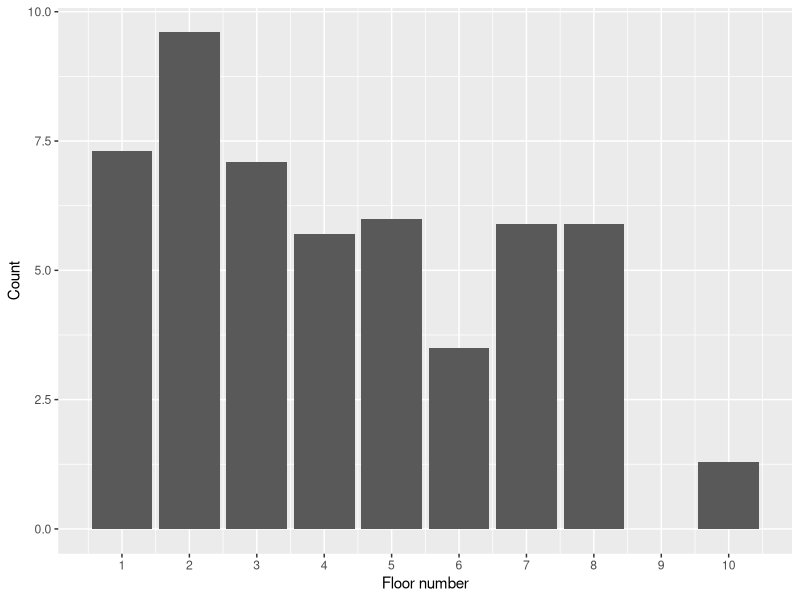
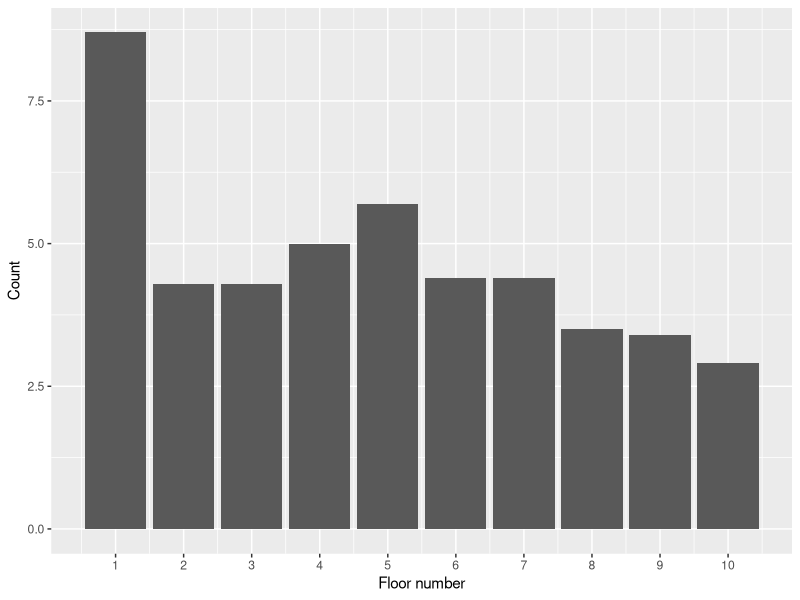
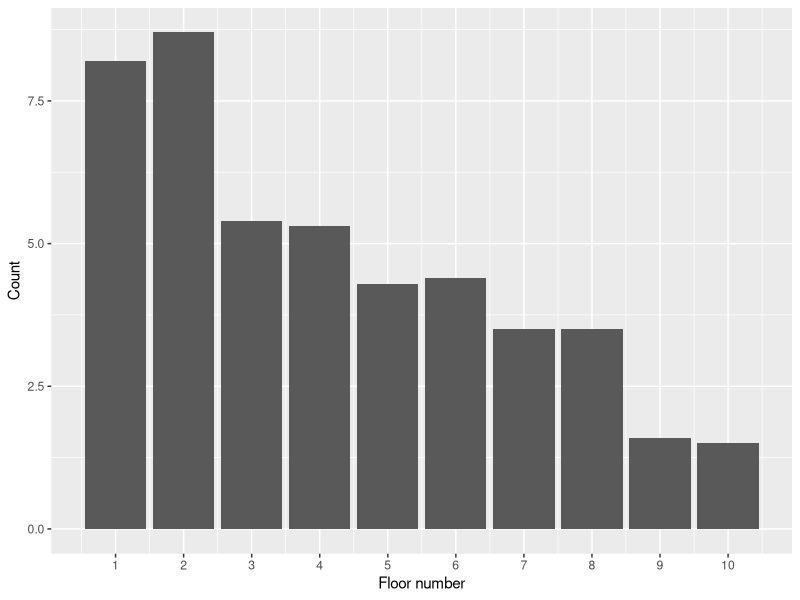
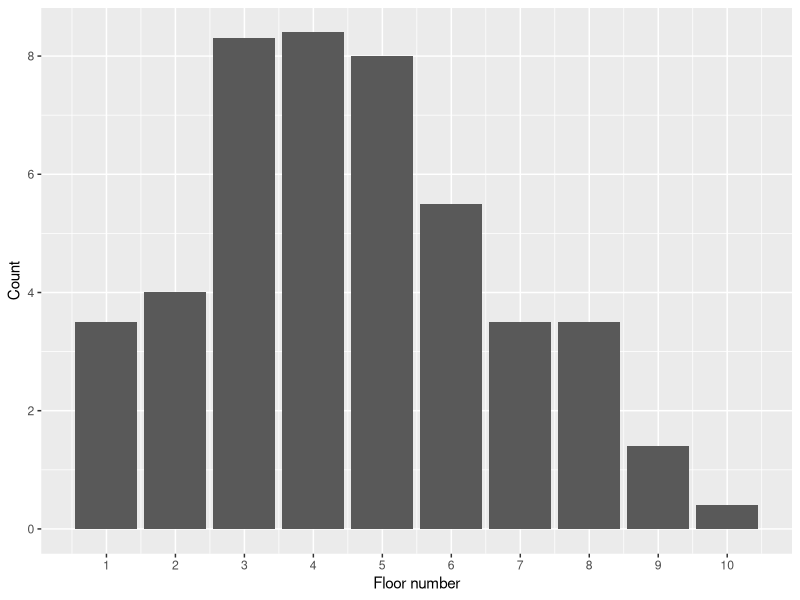
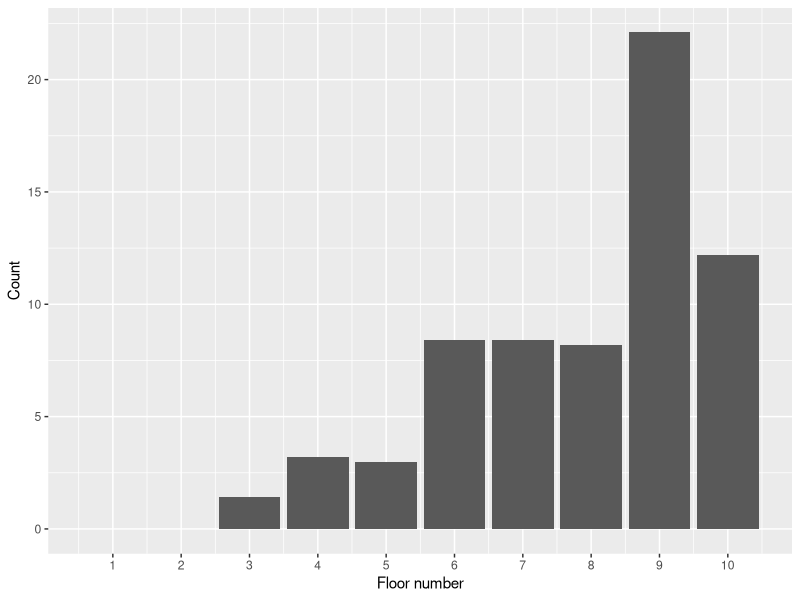
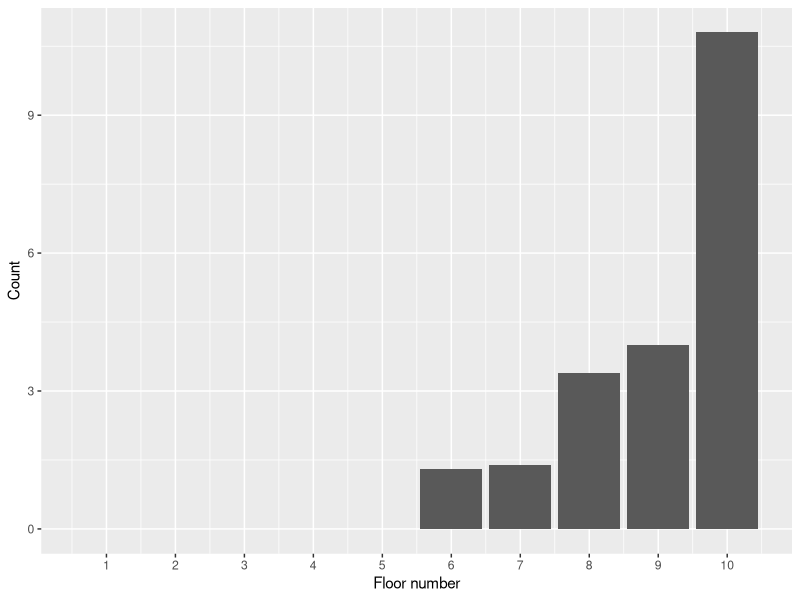
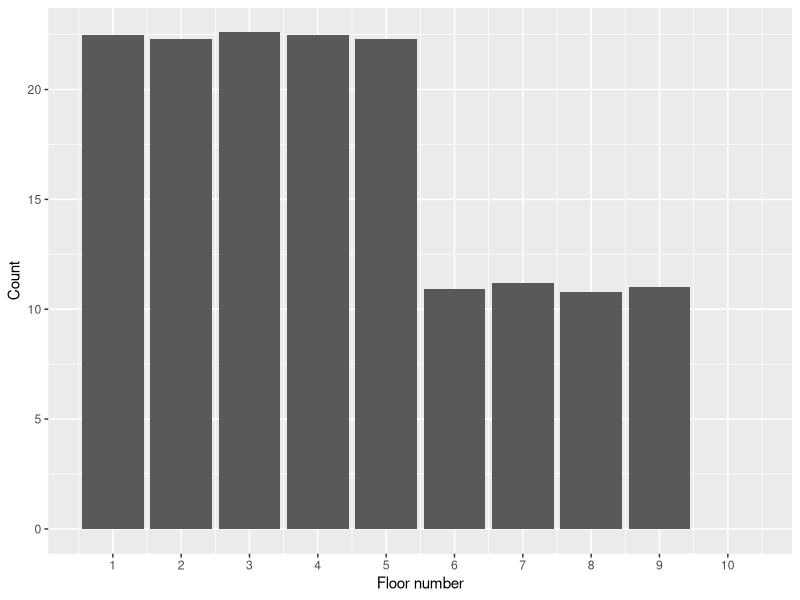
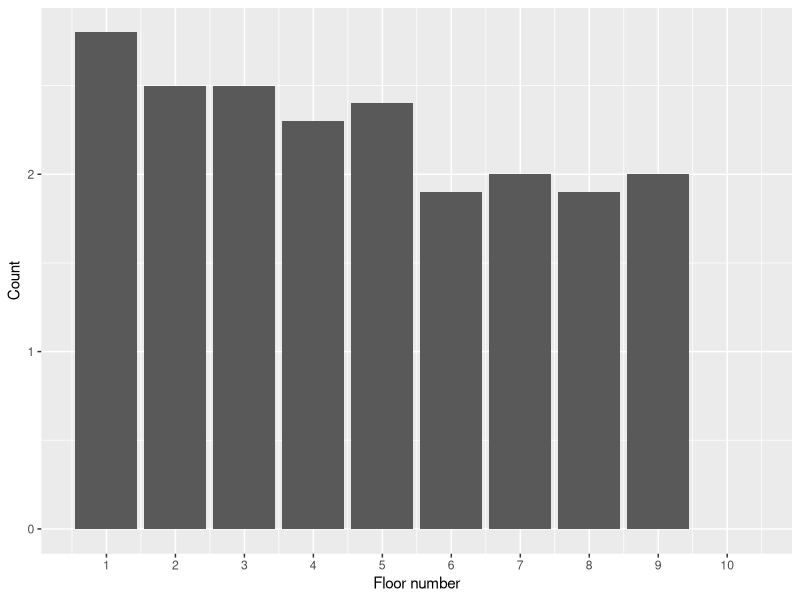

The R script that drew these images, in order:
library(tidyverse)
library(ggplot2)

dir.create("./documentation/mines/mine_data_1/plots")
mine <- read.csv("./documentation/mines/mine_data_1/mine_data_1.csv")

verify <- mine %>% count(floor_num)

col_names <- colnames(mine %>%
    summarise(across(where(is.numeric), sum)) %>%
    select(-c(
        attempt, mine_num, floor_num, no.rock, empty.tile, staircase.up
    )) %>%
    select(where(~ sum(.) > 0)))

mine <- mine %>%
    group_by(floor_num) %>%
    select(all_of(col_names), floor_num) %>%
    summarise(across(where(is.numeric), mean)) %>%
    mutate(across(where(is.numeric), round, 1))

for (col in col_names) {
    ggplot(data = mine, mapping = aes(x = floor_num)) +
        geom_bar(aes(weight = get(col))) +
        scale_x_continuous(breaks = 1:10) +
        labs(y = "Count", x = "Floor number")

    ggsave(
        file = paste0("./documentation/mines/mine_data_1/plots/", col, ".png"),
        width = 10,
        height = 5,
        dpi = 300
    )
}
